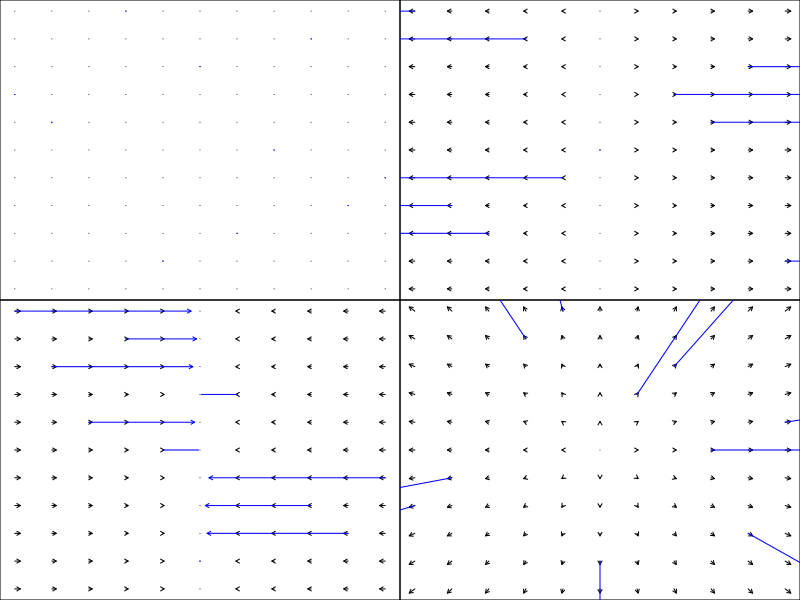
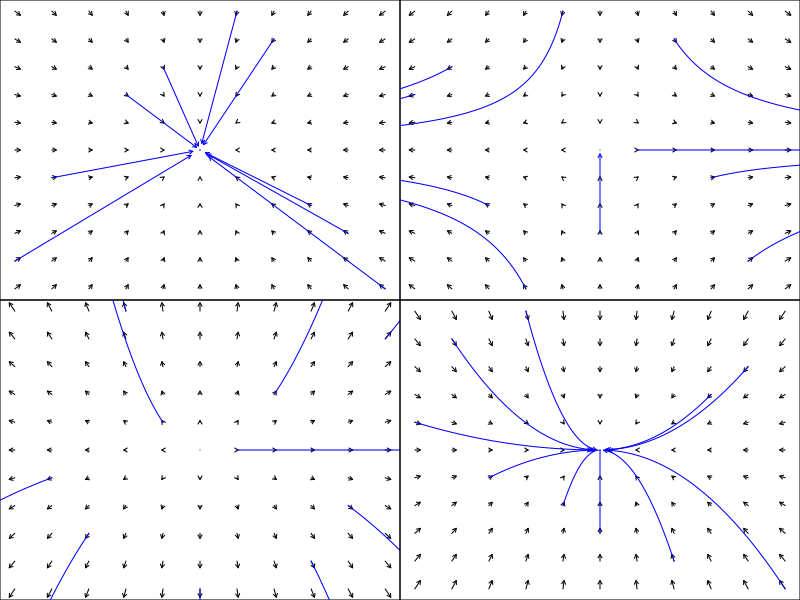
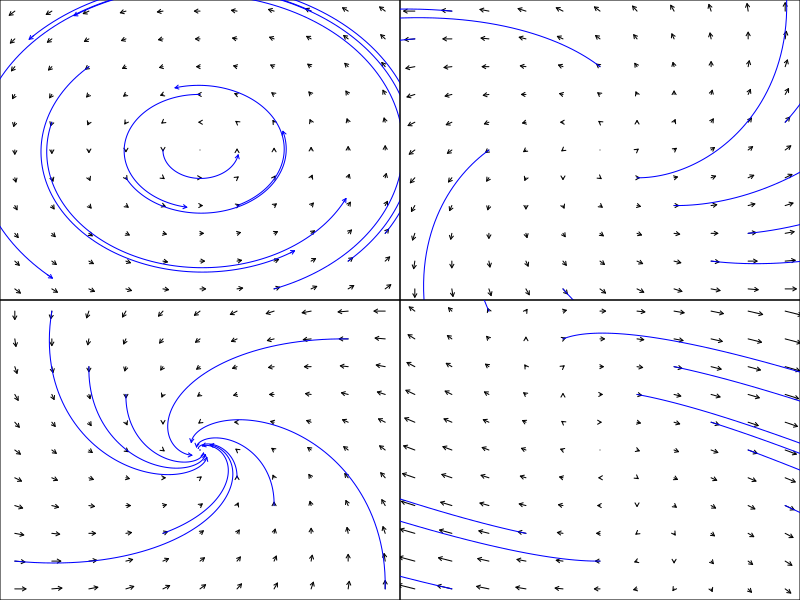
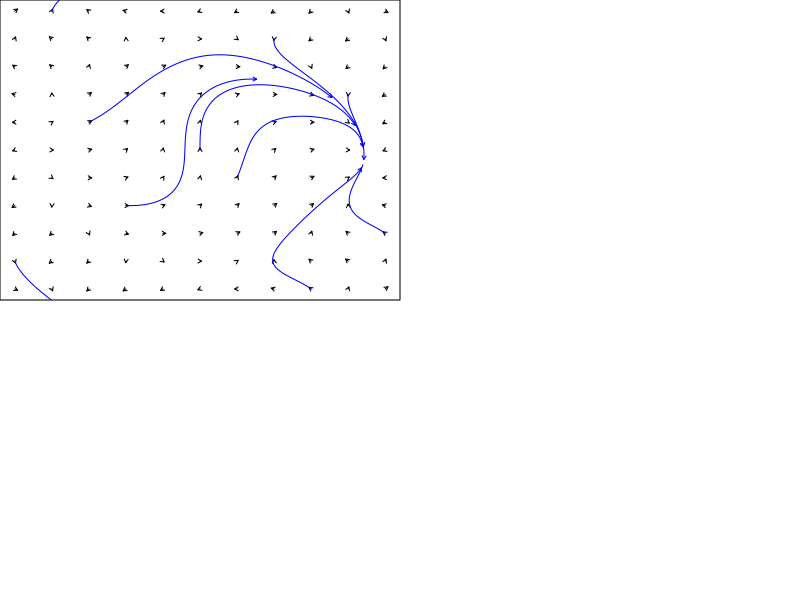

These figures' R source, in order:
## ---- chunk 1
knitr::opts_chunk$set(echo = TRUE)
## ---- chunk 2
# Function to plot vector fields and approximate solutions
plot_vf <- function(Fn) {
  # Mesh for plot
  l <- 11
  m <- seq(-2, 2, l = l)
  y <- rep(m, l)
  x <- rep(m, each = l)
  
  # Time step
  dt <- 0.03
  
  # Arrow head length
  arwl <- 0.04
  
  # Gradient over mesh
  Fxy <- Fn(x, y)
  
  # Plot vector field - gives warnings for points with zero gradient
  plot(x, y, type = 'n', axes = F)
  box()
  defaultW <- getOption("warn")
  options(warn = -1)
  arrows(x, y, x + dt * Fxy[, 1], y + dt * Fxy[, 2], length = arwl)
  options(warn = defaultW)

  # Number of time steps
  T <- 100
  
  # Number of solutions
  n_s <- 10
  
  # Randomly initialize solutions
  x_s <- y_s <- matrix(nrow = T, ncol = n_s)
  x_s[1, ] <- sample(m, n_s)
  y_s[1, ] <- sample(m, n_s)
  
  # Approximate solutions with Euler's method
  for (t in 2:T) {
    Fxys <- Fn(x_s[t - 1, ], y_s[t - 1, ])
    x_s[t, ] <- x_s[t - 1, ] + dt * Fxys[, 1]
    y_s[t, ] <- y_s[t - 1, ] + dt * Fxys[, 2]
  }
  
  # Plot solutions
  matlines(x_s, y_s, col = 'blue', lty = 1)
  options(warn = -1)
  arrows(x_s[T - 1, ], y_s[T - 1, ], x_s[T, ], y_s[T, ], length = arwl, 
         col = 'blue')
  options(warn = defaultW)
}

# Function to plot vector fields and approximate solutions for a linear
# system satisfying a certain set of eigenvalues 
plot_vf_evals <- function(e_vals, full_rank = T) {
  # Gradient function
  Fn <- function(x, y) {
    if (is.complex(e_vals)) {
      H <- 1 / sqrt(2) * cbind(c(1i, 1), c(1, 1i))
      Re(t(H %*% diag(e_vals) %*% t(Conj(H)) %*% rbind(x, y)))
    }
    else if (full_rank) t(diag(e_vals) %*% rbind(x, y))
    else t( diag(e_vals) %*% rbind(x, y))
  }
  
  plot_vf(Fn)
}
## ---- chunk 3
# Plot vector fields and approximate solutions satisfying all  eigenvalues
par(mfrow = c(2, 2), mar = c(0, 0, 0, 0))
plot_vf_evals(c(0, 0))
plot_vf_evals(c(1, 0))
plot_vf_evals(c(-1, 0))
plot_vf_evals(c(1, 1))
plot_vf_evals(c(-1, -1))
plot_vf_evals(c(1, -1))
plot_vf_evals(c(1, 2))
plot_vf_evals(c(-1, -2))
plot_vf_evals(c(1i, -1i))
plot_vf_evals(c(1 + 1i, 1 - 1i))
plot_vf_evals(c(-1 + 1i, -1 - 1i))
plot_vf(Fn = function(x, y) cbind(2 * x + y, -x))
## ---- chunk 4
plot_vf(Fn = function(x, y) cbind(sin(x^2 + y^2), cos(x + y)))
